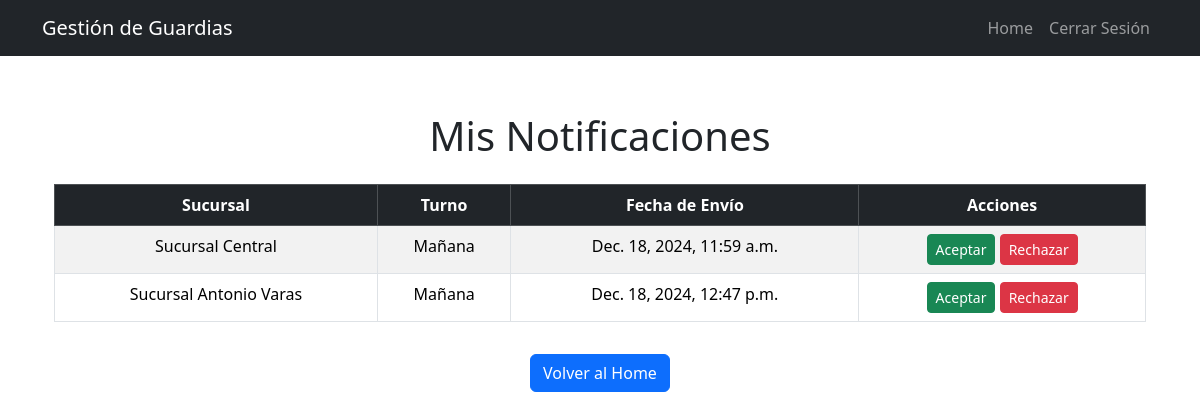
The app's page /ver-notificaciones/ (signed in) with its own data.
### gestion_turnos/models.py (models this page shows, shortened)
class AsignacionNotificacion(models.Model):
    guardia = models.ForeignKey(User, on_delete=models.CASCADE)
    sucursal = models.ForeignKey('Sucursal', on_delete=models.CASCADE)
    turno = models.IntegerField()  # 1 = Mañana, 2 = Tarde, 3 = Noche
    estado = models.CharField(
        max_length=10,
        choices=[('pendiente', 'Pendiente'), ('aceptada', 'Aceptada'), ('rechazada', 'Rechazada')],
        default='pendiente'
    )
    fecha_envio = models.DateTimeField(auto_now_add=True)

class Sucursal(models.Model):
    nombre = models.CharField(max_length=100)
    direccion = models.CharField(max_length=255)
    latitud = models.FloatField(null=True, blank=True)
    longitud = models.FloatField(null=True, blank=True)
    requerimiento_turnos = models.IntegerField()

### gestion_turnos/views.py (the view)
# urls.py: path('ver-notificaciones/', views.ver_notificaciones, name='ver_notificaciones'),
@login_required
def ver_notificaciones(request):
    print(f"Usuario autenticado: {request.user.id}, {request.user.username}")
    notificaciones = AsignacionNotificacion.objects.filter(
        guardia_id=request.user, estado='pendiente'
    )
    print("Notificaciones encontradas:", notificaciones)
    return render(request, 'notificaciones/ver_notificaciones.html', {
        'notificaciones': notificaciones
    })

### gestion_turnos/templates/notificaciones/ver_notificaciones.html (shortened to what this page needs)
{% extends 'base.html' %}
{% block content %}
<div class="container mt-5">
    <h1 class="text-center mb-4">Mis Notificaciones</h1>
    {% if notificaciones %}
        <div class="table-responsive">
            <table class="table table-striped table-hover table-bordered text-center">
                <thead class="table-dark">
                    <tr>
                        <th>Sucursal</th>
                        <th>Turno</th>
                        <th>Fecha de Envío</th>
                        <th>Acciones</th>
                    </tr>
                </thead>
                <tbody>
                    {% for notificacion in notificaciones %}
                    <tr>
                        <td>{{ notificacion.sucursal.nombre }}</td>
                        <td>
                            {% if notificacion.turno == 1 %} Mañana
                            {% elif notificacion.turno == 2 %} Tarde
                            {% elif notificacion.turno == 3 %} Noche
                            {% endif %}
                        </td>
                        <td>{{ notificacion.fecha_envio }}</td>
                        <td>
                            <a href="{% url 'responder_notificacion' notificacion.id 'aceptar' %}" class="btn btn-success btn-sm">Aceptar</a>
                            <a href="{% url 'responder_notificacion' notificacion.id 'rechazar' %}" class="btn btn-danger btn-sm">Rechazar</a>
                        </td>
                    </tr>
                    {% endfor %}
                </tbody>
            </table>
        </div>
    {% else %}
        <p class="text-center text-muted fs-5">No tienes notificaciones pendientes.</p>
    {% endif %}
    <div class="text-center mt-3">
        <a href="{% url 'home' %}" class="btn btn-primary">Volver al Home</a>
    </div>
</div>
{% endblock %}

### gestion_turnos/templates/base.html (style rules this page uses)
body { padding-top: 4rem; }

### records on screen
AsignacionNotificacion: sucursal.nombre "Sucursal Central", turno "Mañana", fecha_envio "Dec. 18, 2024, 11:59 a.m."
AsignacionNotificacion: sucursal.nombre "Sucursal Antonio Varas", turno "Mañana", fecha_envio "Dec. 18, 2024, 12:47 p.m."
